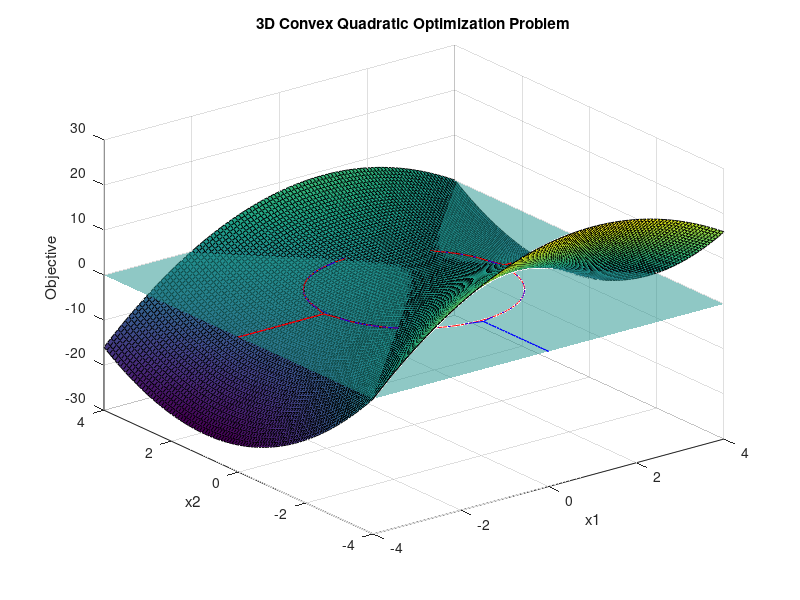
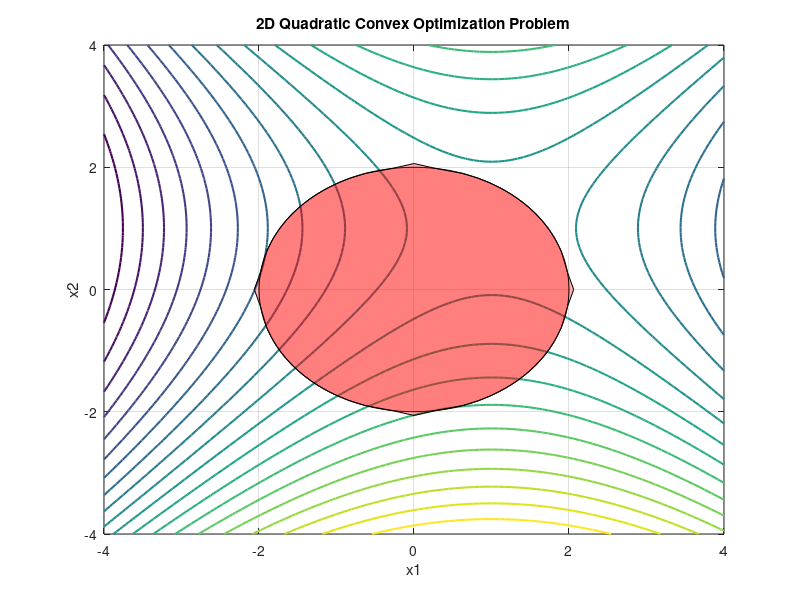

MATLAB code for these plots, in order: (Note: this script raises an error after producing the figures.)
%% 
% Consider the following optimization problem:
% 
% $$\left\lbrace \begin{array}{ll}\textrm{minimize} & -x_1^2 +2x_1 +x_2^2 -2x_2 
% \\s\ldotp t & x_1^2 -4\le 0\\\; & x_2^2 -4\le 0\end{array}\right.$$

clear global;
close all;
clear;
clc;

matlab.lang.OnOffSwitchState = 1;
%% 
% *a) Do global optimal solutions exist? Why?*
% 
% On this problem, we have an objective function with Q indefinite and for the 
% existence of the global optimal we can apply the Eaves theorem. 
% 
% $$\left\lbrace \begin{array}{ll}\textrm{minimize} & \frac{1}{2}x^T Q\;x+q^T 
% x\\s\ldotp t & A\;x\le b\end{array}\right.$$
% 
% The recession cone $\Omega$ is $\textrm{rec}\left(\Omega \right)=\left\lbrace 
% d:A\;d\le 0\right\rbrace$
% 
% There exists a global optimum for (P) if and only if:
%% 
% * $d^T Q\;d\ge 0\;;\forall d\;\epsilon \;\textrm{rec}\left(\Omega \right)$
% * $d^T \left(Q\;x+q\right)\ge 0\;;\forall x\;\epsilon \;\Omega \;\textrm{and}\;\forall 
% d\;\epsilon \;\textrm{rec}\left(\Omega \right)$ such that $d^T Q\;d=0$
%% 
% The problem is bounded, so the Theorem is satisfied and the answer is yes, 
% the global optimal solution exist.
% 
% *b) Is it a convex problem? Why?*
% 
% It is a quadratic optimization problem and to prove that it is a convex optimization 
% problem we need to show that both the objective function and the constraints 
% are satisfy convexity properties:
%% 
% * Objective Function: $f\left(x\right)=-x_1^2 +2x_1 +x_2^2 -2x_2$  
%% 
% The objective function is quadratic convex minimization of the form: $f\left(x\right)=\frac{1}{2}x^T 
% Q\;x+q^T x+b$ . To prove convexity, we need to show that the Hessian matrix 
% Q is positive semidefinite. A matrix Q is positive semidefinite if the eigenvalues 
% of Q are non-negative. 
%% 
% * Constraints: 
% * $g_1 \left(x\right)=x_1^2 -4\le 0$ 
% * $g_2 \left(x\right)=x_2^2 -4\le 0$
%% 
% The constraints in a quadratic convex minimization is presented on the form: 
% $g_i \left(x\right)=\frac{1}{2}x^T A_i x+{a_i }^T x+c_i \le 0\;;\;\forall i=1,\ldotp 
% \ldotp \ldotp ,m$  . To prove convexity, we need to show that the Hessian matrices 
% $A_i$ are positive semidefinite.

% Objective Function
Q = [-4 0
      0 4];

% Inequality Constraints
A1 = [4 0
      0 0];

A2 = [0 0
      0 4];

fprintf('Eigen Values Objective Function:');
display(eig(Q));
fprintf('Eigen Values Contraints 1:');
display(eig(A1));
fprintf('Eigen Values Contraints 2:');
display(eig(A2));

%% 
% In convex optimization, the objective functions should be concave and the 
% constraints should define convex sets. However, the problem is represented has 
% a concave objective function and convex contraints, which still qualifies it 
% as a convex problem. Therefore, the given problem is a convex optimization problem.

% Definition of objective function and constraints
objective_function = @(x1,x2) -x1.^2 + 2.*x1 + x2.^2 - 2.*x2;
constraint_1 = @(x1) real(sqrt(4 - x1.^2));
constraint_2 = @(x2) real(sqrt(4 - x2.^2));

% Create a grid of x1 and x2 values
x1 = linspace(-4, 4, 100);
x2 = linspace(-4, 4, 100);
[X1, X2] = meshgrid(x1, x2);

% Evaluate the objective function and constraints on the grid
X3 = objective_function(X1, X2);
C1 = constraint_1(x1);
C2 = constraint_2(x2);
%%
% Create a 3D plot
figure;
surf(X1, X2, X3);
hold on;
plot3(x1, C1, zeros(size(x1)), 'r-');
plot3(x1, -C1, zeros(size(x1)), 'r-');
surf(X1, X2, zeros(size(X3)), 'FaceAlpha', 0.5, 'EdgeColor', 'none');
plot3(C2, x2, zeros(size(x2)), 'b-');
plot3(-C2, x2, zeros(size(x2)), 'b-');

% Set labels and title
xlabel('x1');
ylabel('x2');
zlabel('Objective');
title('3D Convex Quadratic Optimization Problem');

% Show the grid on the plot
grid on;

% Adjust the plot view for better visibility
view(3);

% Adjust the plot limits if needed
xlim([-4 4]);
ylim([-4 4]);
hold off
%%
% Plot the objective function
figure;
contour(X1, X2, X3, 20, 'LineWidth', 1.5);
hold on;

% Plot the feasible region

fill([x1 fliplr(x1)], [C1 fliplr(-C1)], 'r', 'FaceAlpha', 0.3);
fill([C2 fliplr(-C2)],[x2 fliplr(x2)], 'r', 'FaceAlpha', 0.3);

% Set labels and title
xlabel('x1');
ylabel('x2');
title('2D Quadratic Convex Optimization Problem');

% Show the grid on the plot
grid on;

% Adjust the plot limits if needed
xlim([-4 4]);
ylim([-4 4]);

% Display the plot
hold off

%% 
% *c) Does the Abadie constraints qualification hold in any feasible point? 
% Why?*
% 
% We need to check the Abadie Second-Order condition to ensure the existence 
% of a Karuch-Kuhn-Tucker point (which is a point that satisfies the KKT conditions).
% 
% Theorem - Sufficient conditions for ACQ
%% 
% * (Linear independence of the gradient of active constraints): If $\bar{x} 
% \;\epsilon \;\Omega$ and the vectors are independent, then ACQ holds at $\bar{x}$:
%% 
% $$\left\lbrace \begin{array}{ll}\nabla g_i \left(\bar{x} \right) & \textrm{for}\;i\;\epsilon 
% \;A\left(\bar{x} \right)\\\nabla h_j \left(\bar{x} \right) & \textrm{for}\;j=1,\ldotp 
% \ldotp \ldotp ,p\end{array}\right.$$
% 
% 
% 
% We need to solve the optimization problem and examine the KKT conditions: 
%% 
% # Direction wich is feasible, $\nabla f\left(x\right)+\sum_{i=1}^m \lambda_i 
% \nabla g_i \left(x\right)+\sum_{j=1}^p \mu_j \nabla h_j \left(x\right)$
% # Feasible, $g\left(x\right)\le 0\;;h\left(x\right)=0$
% # Complement slackness, $\lambda_i \left(g_i \left(x\right)\right)=0$
% # Lagrange non-negativity $\lambda \ge 0$
%% 
% On this exercise the conditions are as follows:
% 
% $$\left\lbrace \begin{array}{ll}-2x_1 +2+2\lambda_1 x_1  & =0\\2x_2 -2+2\lambda_2 
% x_2  & =0\\x_1^2 -4 & \le 0\\x_2^2 -4 & \le 0\\\lambda_1 \left(x_1^2 -4\right) 
% & =0\\\lambda_2 \left(x_2^2 -4\right) & =0\\\lambda_1  & \ge 0\\\lambda_2  & 
% \ge 0\end{array}\right.$$
% 
% From the complementary slackness conditions, we can observe that is a constraints 
% is inactive(not-binding), the corresponding Lagrange multiplier is zero. Therefore, 
% is $\lambda_1 >0$ that $x_1^2 -4\le 0$ is an active constraint, and if $\lambda_2 
% >0$ that $x_2^2 -4\le 0$  is an active contraint.
% 
% With this observations, we can conclude that the Abadie Constraint Qualification 
% holds at any feasible point for the given optimization problem.
% 
% *d) Is the point (0, 0) a local minimum? Why?*
% 
% We need to understand the function at that point $x^{\star } =\left(0,0\right)$ 
% and examine the behavior of the objective function in the vicinity of that point. 
% 
% The objective function is $f\left(x\right)=-x_1^2 +2x_1 +x_2^2 -2x_2$ . Let-s 
% evaluate at point $x^{\star } =\left(0,0\right)$

fprintf('Objective Function at (0,0) : %i',objective_function(0,0));
%% 
% $$f\left(0,0\right)=-{\left(0\right)}_1^2 +2{\left(0\right)}_1 +{\left(0\right)}_2^2 
% -2{\left(0\right)}_2 =0$$
% 
% We need to check the second-order partial derivates of the objective function. 
% $f_{\textrm{xx}} =-2\;\;;\;\;f_{\textrm{xy}} =0\;\;\;;\;\;\;f_{\textrm{yx}} 
% =0\;\;\;;\;\;\;f_{\textrm{yy}} =2\;\;$We have a mixed second-order partial derivatives. 

H = [-2 0
      0 2];
fprintf('Determinant: %i', det(H));
%% 
% The Determinant of the Hessian Matrix is negative. Therefore, the Hessian 
% matrix is not positive definite, and we cannot conclude that the point (0,0) 
% is a local minimum based on the second-order sufficient condition.
% 
% *e) Find all the solutions of the KKT system.*
% 
% As we see before, the KKT system is as follow:
% 
% $$\left\lbrace \begin{array}{ll}-2x_1 +2+2\lambda_1 x_1  & =0\\2x_2 -2+2\lambda_2 
% x_2  & =0\\x_1^2 -4 & \le 0\\x_2^2 -4 & \le 0\\\lambda_1 \left(x_1^2 -4\right) 
% & =0\\\lambda_2 \left(x_2^2 -4\right) & =0\\\lambda_1  & \ge 0\\\lambda_2  & 
% \ge 0\end{array}\right.$$ 

syms x1 x2 lambda1 lambda2
equations = [-2*x1+2+2*lambda1*x1==0
            2*x2-2+2*lambda2*x2==0
            x1^2-4<=0
            x2^2-4<=0
            lambda1*(x1^2-4)==0
            lambda2*(x2^2-4)==0
            lambda1>=0
            lambda2>=0]

% Compute analytic solution of a symbolic equation
solution = solve(equations,[sym('lambda1'),sym('lambda2'),sym('x1'),sym('x2')],...
    "Real",true,...
    "IgnoreAnalyticConstraints",true,...
    "IgnoreProperties",true);
% Display symbolic solution returned by solve
displaySymSolution(solution);

variables = [x1,x2,lambda1,lambda2];

[x1,x2,lambda1,lambda2] = solve(equations, variables)

%% 
% *f) Find local minima and global minima.*
%% 
% * Local minima
%% 
% To find the local minima, we need to find the critical points of the objective 
% function within the feasible region. These critical points occur where the gradient 
% of the objective function is zero or undefined and lie within the feasible region. 
% $\frac{\partial f}{\partial x_1 }=0\;\;;\;\;\frac{\partial f}{\partial x_2 }=0$
% 
% $$\begin{array}{l}\nabla f\left(x\right)=\left(-2x_1 +2\;,\;2x_2 -2\right)=0\\-2x_1 
% +2\;\;=\;0\;\;\;\;\;\;\;\;\;\;\;\;\;\;\;\;\;2x_2 -2=0\\x_1 =1\;\;\;\;\;\;\;\;\;\;\;\;\;\;\;\;\;\;\;\;\;\;\;\;\;\;\;\;\;\;\;\;\;\;x_2 
% =1\end{array}$$

A = [-2 0
      0 2];
b = [-2
      2];

x_local = A\b;
%% 
% Next, we need to check if the critical point lies within the feasible region. 
% $x^{\star } =\left(1,1\right)$ satisfies both constraints: $g_1 \left(x\right)\le 
% 0$ and $g_2 \left(x\right)\le 0$
% 
% $$\begin{array}{l}x^{\star } =\left(1,1\right)\\x_1^2 -4\le 0\;\;\;\;\;\;\;\;\;\;\;\;\;\;\;\;\;\;\;\;\;\;\;\;\;\;{\;\;\;\;\;\;\;\;\;\;\;\;\;\;\;\;\;\;\;\;\;\;\;\;\;\;\;\;\;\;\;\;\;\;\;\;\;\;x}_2^2 
% -4\le 0\\\left(1\right)-4\le 0\;\;\textrm{constraint}\;\textrm{satisfied}\;\;\;\;\;\;\;\;\;\;\;\;\;\;\;\;\;\;\;\;\;\;\;\left(1\right)-4\le 
% 0\;\textrm{constraint}\;\textrm{satisfied}\end{array}$$

if (x_local(1)^2-4<=0) && (x_local(2)^2-4<=0)
    fprintf("Local minima found: (%d %d)", x_local')
end
%% 
% * Global minima
%% 
% To find the global minima, we need to consider the boundary of the feasible 
% region and check the objective function values at those points. $g_1 \left(x\right)=0$ 
% and $g_2 \left(x\right)=0$
% 
% $$x_1^2 -4=0\;\;\;\;\;\;\;\;\;\;\;\;\;\;\;\;\;\;\;\;\;\;\;\;\;\;x_2^2 -4=0$$

syms x1 x2

% g1 = 0
equations = x1^2-4==0;
variables = [x1, x2];

[x, y] = solve(equations,variables);

M = [x  y];

% g2 = 0
equations = x2^2-4==0;
variables = [x1, x2];

[x, y] = solve(equations,variables);

M = [M
     x  y]
%% 
% Now, we need to check the objective function values at those points M

n = size(M,1);
evaluation = zeros(n,1);
for i = 1:n     
    evaluation(i) = objective_function(M(i, 1), M(i, 2));
end

[~, i] = min(evaluation, [], 'all');

if (i)
    fprintf("Global minima found");
    display(M(i, :));
end
%% 
% *g) Find the objective function and constraints of the Lagrangian dual problem.*
% 
% We can start with the Lagrangian Relaxation: $L\left(x,\lambda ,\mu \right)=f\left(x\right)+\sum_{i=1}^m 
% \lambda_i g_i \left(x\right)+\sum_{j=1}^p \mu_j h_j \left(x\right)$
% 
% This original optimization problem with the form of Lagrangian Relaxation 
% is as follows:
% 
% $$L\left(x_1 ,x_2 ,\lambda_1 ,\lambda_2 \right)=-x_1^2 +2x_1 +x_2^2 -2x_2 
% +\lambda_1 \left(x_1^2 -4\right)+\lambda_2 \left(x_2^2 -4\right)$$

syms x1 x2 lambda1 lambda2

% Define the Objective Function and the Constraints
objectiveFunction = -x1.^2 + 2.*x1 + x2.^2 - 2.*x2;
constraint1 = x1.^2 - 4;
constraint2 = x2.^2 - 4;

lagrangian = objectiveFunction + lambda1*(constraint1) + lambda2*(constraint2);

% Differentiate with respect to x1, x2, lambda1, lambda2
d_x1 = diff(lagrangian, x1);
d_x2 = diff(lagrangian, x2);
d_lambda1 = diff(lagrangian, lambda1);
d_lambda2 = diff(lagrangian, lambda2);

fprintf("Lagrangian Dual Optimizatio Problem");
% Solve the Lagrangian Dual
equations = [d_x1 == 0
             d_x2 == 0
             d_lambda1 <= 0
             d_lambda2 <= 0
             lambda1>=0
             lambda2>=0]

sol = solve(equations)